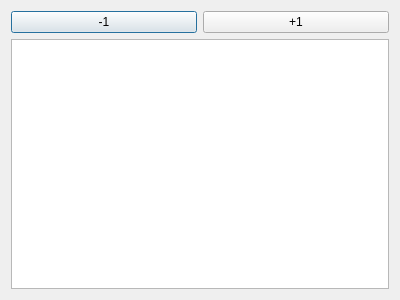
<?xml version="1.0" encoding="UTF-8"?>
<ui version="4.0">
 <class>Dialog</class>
 <widget class="QDialog" name="Dialog">
  <property name="geometry">
   <rect>
    <x>0</x>
    <y>0</y>
    <width>400</width>
    <height>300</height>
   </rect>
  </property>
  <property name="windowTitle">
   <string>Dialog</string>
  </property>
  <layout class="QVBoxLayout" name="verticalLayout">
   <item>
    <layout class="QHBoxLayout" name="horizontalLayout">
     <item>
      <widget class="QPushButton" name="pushButton">
       <property name="text">
        <string>-1</string>
       </property>
      </widget>
     </item>
     <item>
      <widget class="QPushButton" name="pushButton_2">
       <property name="text">
        <string>+1</string>
       </property>
      </widget>
     </item>
    </layout>
   </item>
   <item>
    <widget class="QGraphicsView" name="graphicsView"/>
   </item>
  </layout>
 </widget>
 <layoutdefault spacing="6" margin="11"/>
 <resources/>
 <connections/>
</ui>
